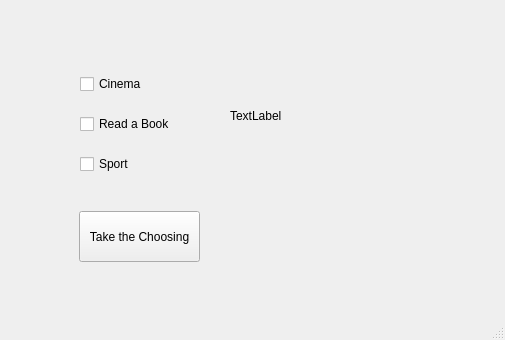
<?xml version="1.0" encoding="UTF-8"?>
<ui version="4.0">
 <class>MainWindow</class>
 <widget class="QMainWindow" name="MainWindow">
  <property name="geometry">
   <rect>
    <x>0</x>
    <y>0</y>
    <width>505</width>
    <height>340</height>
   </rect>
  </property>
  <property name="windowTitle">
   <string>MainWindow</string>
  </property>
  <widget class="QWidget" name="centralwidget">
   <widget class="QPushButton" name="pushButton">
    <property name="geometry">
     <rect>
      <x>79</x>
      <y>211</y>
      <width>121</width>
      <height>51</height>
     </rect>
    </property>
    <property name="text">
     <string>Take the Choosing</string>
    </property>
   </widget>
   <widget class="QWidget" name="layoutWidget">
    <property name="geometry">
     <rect>
      <x>80</x>
      <y>60</y>
      <width>111</width>
      <height>131</height>
     </rect>
    </property>
    <layout class="QVBoxLayout" name="verticalLayout">
     <item>
      <widget class="QCheckBox" name="cbCinema">
       <property name="text">
        <string>Cinema</string>
       </property>
      </widget>
     </item>
     <item>
      <widget class="QCheckBox" name="cbReadabook">
       <property name="text">
        <string>Read a Book</string>
       </property>
      </widget>
     </item>
     <item>
      <widget class="QCheckBox" name="cbSport">
       <property name="text">
        <string>Sport</string>
       </property>
      </widget>
     </item>
    </layout>
   </widget>
   <widget class="QLabel" name="label">
    <property name="geometry">
     <rect>
      <x>230</x>
      <y>70</y>
      <width>181</width>
      <height>91</height>
     </rect>
    </property>
    <property name="text">
     <string>TextLabel</string>
    </property>
   </widget>
   <zorder>label</zorder>
   <zorder>pushButton</zorder>
   <zorder>layoutWidget</zorder>
  </widget>
  <widget class="QMenuBar" name="menubar">
   <property name="geometry">
    <rect>
     <x>0</x>
     <y>0</y>
     <width>505</width>
     <height>24</height>
    </rect>
   </property>
  </widget>
  <widget class="QStatusBar" name="statusbar"/>
 </widget>
 <resources/>
 <connections/>
</ui>
